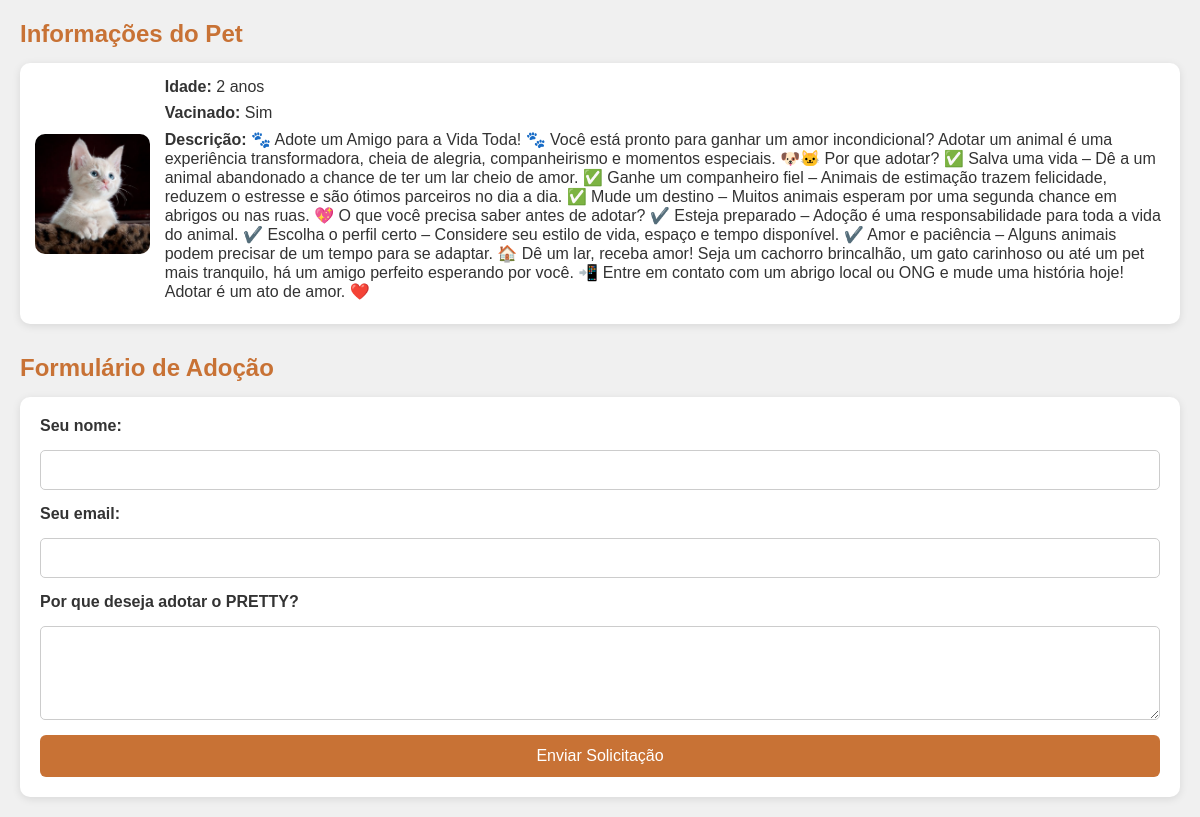
Screenshot of /pet/3/adoption-form/ (signed in) with the database file from the repository.
### app_cadastro_usuarios/models.py (models this page shows, shortened)
class Pet(models.Model):
    nome = models.CharField(max_length=100)
    descricao = models.TextField()
    idade = models.PositiveIntegerField()
    vacinado = models.CharField(max_length=3, choices=[('sim', 'Sim'), ('nao', 'Não')])
    foto = models.ImageField(upload_to='fotos_pets/')
    data_postagem = models.DateTimeField(auto_now_add=True)
    ong = models.ForeignKey(User, on_delete=models.CASCADE)

### app_cadastro_usuarios/views.py (the view, shortened to what this page needs)
# urls.py: path('pet/<int:pet_id>/adoption-form/', petAdoptionForm_view, name="petAdoptionForm"),
@login_required()
def petAdoptionForm_view(request, pet_id):
    pet = get_object_or_404(Pet, id=pet_id)
    return render(request, 'pages/adoptionForm.html', {'pet':pet})

### app_cadastro_usuarios/templates/pages/adoptionForm.html (shortened to what this page needs)
{% load static %}
<!DOCTYPE html>
<html lang="pt-BR">
<head>
    <link rel="stylesheet" href="{% static 'pages-style/petFormAdoption.css' %}?v=2">
</head>
<body>
    <section class="pet-card">
        <h2>Informações do Pet</h2>
        <div class="card">
            {% if pet.foto %}
                <img src="{{ pet.foto.url }}" alt="Foto de {{ pet.nome }}">
            {% else %}
                <img src="https://via.placeholder.com/150" alt="Sem foto">
            {% endif %}
            <div class="pet-details">
                <p><strong>Idade:</strong> {{ pet.idade }} anos</p>
                <p><strong>Vacinado:</strong> {% if pet.vacinado %}Sim{% else %}Não{% endif %}</p>
                <p class="descricao"><strong>Descrição:</strong> {{ pet.descricao }}</p>
            </div>
        </div>
    </section>
    <section class="adoption-form">
        <h2>Formulário de Adoção</h2>
        <form method="post">
            <label for="nome">Seu nome:</label>
            <input type="text" id="nome" name="nome" required>
            <label for="email">Seu email:</label>
            <input type="email" id="email" name="email" required>
            <label for="mensagem">Por que deseja adotar o {{ pet.nome }}?</label>
            <textarea id="mensagem" name="mensagem" rows="4" required></textarea>
            <button type="submit">Enviar Solicitação</button>
        </form>
    </section>
</body>
</html>

### app_cadastro_usuarios/static/pages-style/petFormAdoption.css (style rules this page uses)
* { margin: 0; padding: 0; box-sizing: border-box; }
body { font-family: Arial, sans-serif; background-color: #f0f0f0; padding: 20px; color: #333; }
h2 { color: #C87235; margin-bottom: 15px; }
.pet-card .card { background-color: #fff; border-radius: 10px; padding: 15px; box-shadow: 0 2px 8px rgba(0,0,0,0.1); display: flex; gap: 15px; align-items: center; margin-bottom: 30px; }
.pet-card img { width: 120px; height: 120px; border-radius: 10px; object-fit: cover; }
.pet-details p { margin-bottom: 8px; }
.pet-details .descricao { display: block; }
.adoption-form form { background-color: #fff; padding: 20px; border-radius: 10px; box-shadow: 0 2px 8px rgba(0,0,0,0.1); display: flex; flex-direction: column; gap: 15px; }
.adoption-form label { font-weight: bold; }
.adoption-form input, .adoption-form textarea { width: 100%; padding: 10px; border-radius: 5px; border: 1px solid #ccc; font-size: 1rem; }
.adoption-form button { background-color: #C87235; color: #fff; padding: 12px; border: none; border-radius: 6px; cursor: pointer; font-size: 1rem; transition: background-color 0.3s ease; }

### rows the page displays
Pet: foto (picture), idade "2", descricao "🐾 Adote um Amigo para a Vida Toda! 🐾 Você está pronto para ganhar um amor incondicional? Adotar um animal é uma experiência transformadora, cheia de alegria, companheirismo e momentos especiais. 🐶🐱 Por que adotar? ✅ Salva uma vida – Dê a um animal abandonado a chance de ter um lar cheio de amor. ✅ Ganhe um companheiro fiel – Animais de estimação trazem felicidade, reduzem o estresse e são ótimos parceiros no dia a dia. ✅ Mude um destino – Muitos animais esperam por uma segunda chance em abrigos ou nas ruas. 💖 O que você precisa saber antes de adotar? ✔️ Esteja preparado – Adoção é uma responsabilidade para toda a vida do animal. ✔️ Escolha o perfil certo – Considere seu estilo de vida,…", nome "PRETTY"
